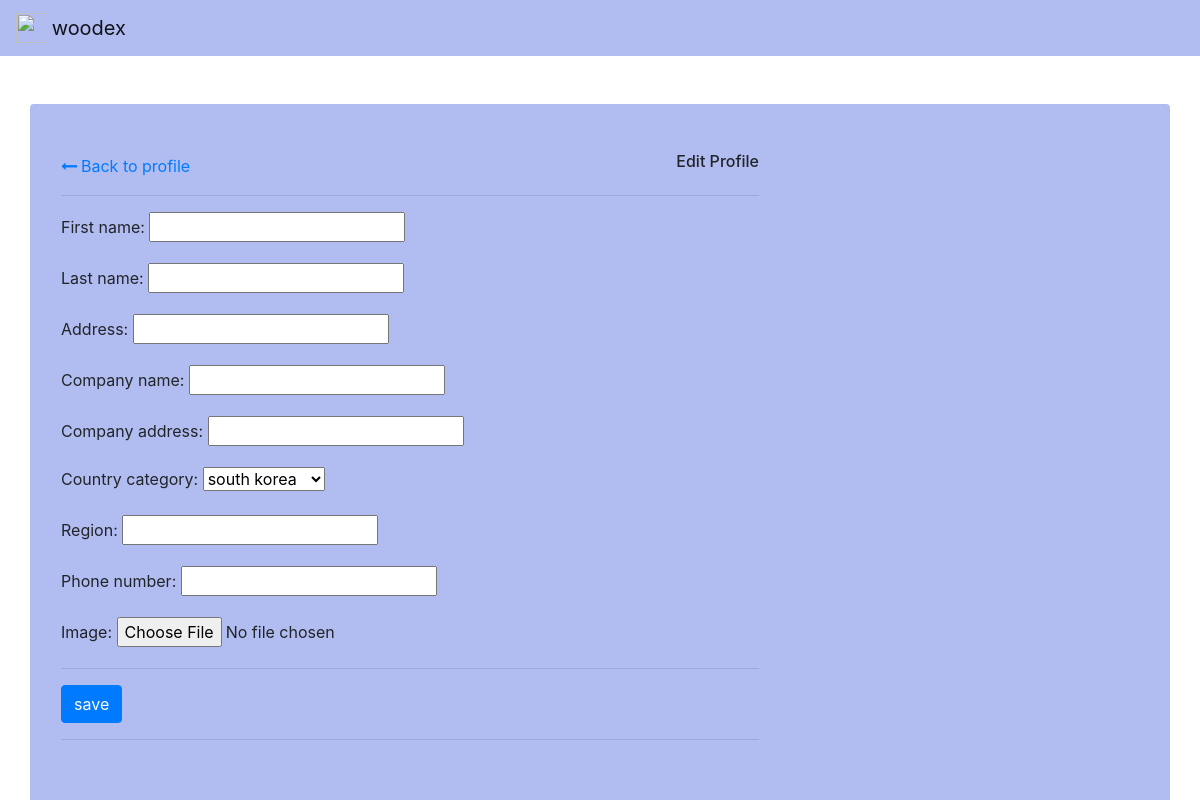
Before: /profile/update (signed in) with the older database file.
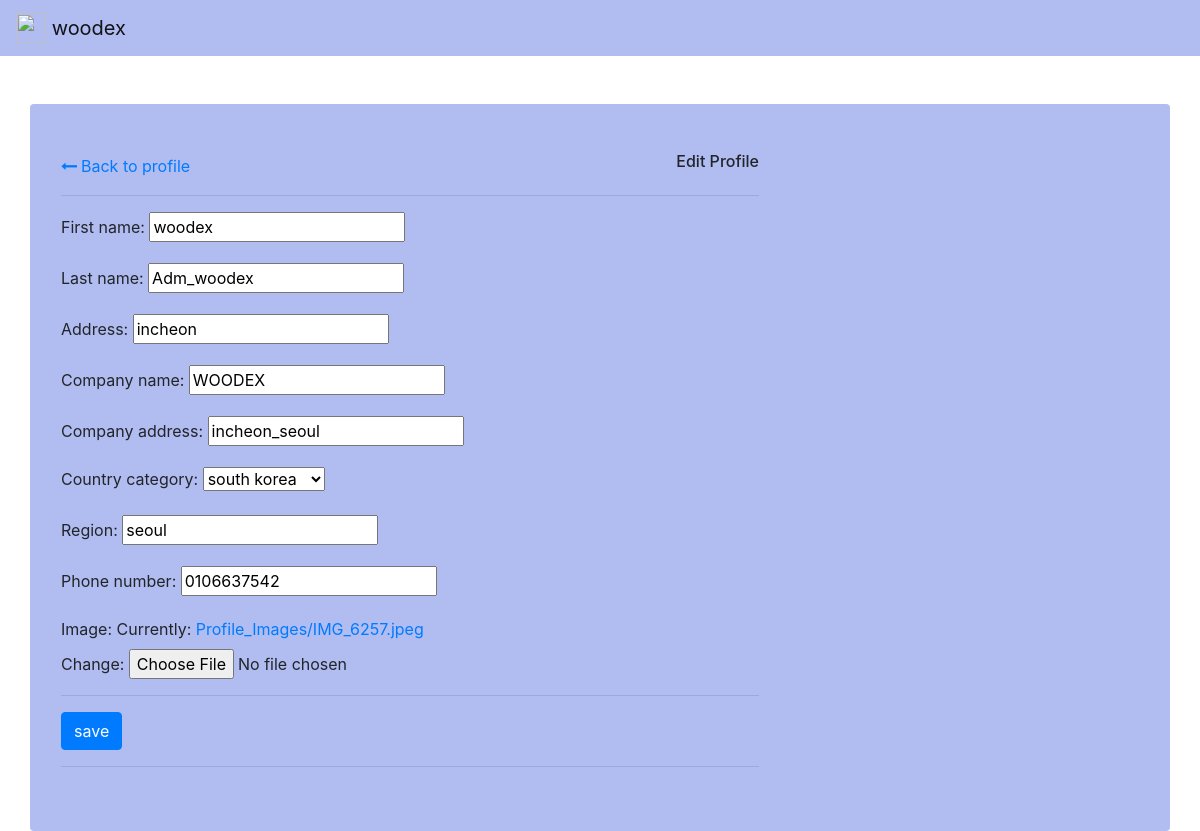
After: the same page with the newer database file.
### user/models.py (models this page shows, shortened)
class CustomerProfile(models.Model):
    user = models.OneToOneField(User, on_delete=models.CASCADE)
    first_name = models.CharField(max_length=50)
    last_name = models.CharField(max_length=50)
    address = models.CharField(max_length=200, null=True)
    company_name = models.CharField(max_length=100)
    company_address = models.CharField(max_length=200, null=True)
    country_category = models.CharField(max_length=20, choices=COUNTRY_CATEGORIES, default='south korea')
    region = models.CharField(max_length=100, null=True)
    phone_number = models.CharField(max_length=15)
    kakao_talk_login = models.CharField(max_length=50)
    image = models.ImageField(default="Profile_Images/1_0_0_20161219140623097.jpg",upload_to='Profile_Images', null=False)

### user/views.py (the view)
# urls.py: path('profile/update', user_view.profile_update, name='user_profile-update'),
@login_required
def profile_update(request):
    print(request.POST)
    if request.method == 'POST':
        user_form = UserUpdateForm(request.POST, instance=request.user)
        profile_form = ProfileUpdateForm(request.POST, request.FILES, instance=request.user.customerprofile)
        if user_form.is_valid() and profile_form.is_valid():
            user_form.save()
            profile_form.save()
            print("Forms are valid. Data saved.")
            return redirect('profile.html')
        else:
            print("Forms are invalid. Data not saved.")
    else:
        user_form = UserUpdateForm(request.POST, instance=request.user)
        profile_form = ProfileUpdateForm( instance=request.user.customerprofile)
    context = {
        'User_form' : user_form,
        'profile_form' : profile_form,
    }
    return render(request, 'user/profile_update.html',context)

### user/forms.py
class UserUpdateForm(forms.ModelForm):
    class Meta:
        model = User
        fields = ['username']

class ProfileUpdateForm(forms.ModelForm):
    class Meta:
        model = CustomerProfile
        fields = ['first_name', 'last_name','address','company_name','company_address','country_category','region','phone_number','image']

### templates/User/profile_update.html (shortened to what this page needs)
{% load static %}
{%load crispy_forms_tags%}
{%block content%}
<!doctype html>
<html lang="en">
  <head>
    <link rel="stylesheet" href="https://cdn.jsdelivr.net/npm/bootstrap@4.6.2/dist/css/bootstrap.min.css">
    <link href="https://maxcdn.bootstrapcdn.com/font-awesome/4.7.0/css/font-awesome.min.css" rel="stylesheet">
    <nav class="navbar navbar-light " style="background-color: #b1bcf0;">
        <a class="navbar-brand" href="{% url 'index' %}">
          <img src="https://woodex.co.kr/web/upload/category/editor/2019/08/27/b8359dfe469202dd93ca5eadcf0b2950.png" width="30" height="30" class="d-inline-block align-top" alt="">
          woodex
        </a>
      </nav>
  </head>
  <body>
    <div class="container rounded mt-5 " style="background-color: #b1bcf0;">
        <div class="row position-static">
            <div class="col-md-8">
                <div class="p-3 py-5">
                    <div class="d-flex justify-content-between align-items-center mb-3">
                        <div class="d-flex flex-row align-items-center back"><a href="{% url 'user_profile' %}"><i class="fa fa-long-arrow-left mr-1 mb-1"></i>Back to profile</a>
                        </div>
                        <h6 class="text-right">Edit Profile</h6>
                    </div>
                    <hr>
                    <form method = "POST" enctype="multipart/form-data">
                        {{ profile_form.as_p  }}
                        <hr>
                        <input class="btn btn-primary" type="submit" value="save">
                    </form>
                    <hr>
                </div>
            </div>
        </div>
    </div>
  </body>
</html>
{%endblock%}

Changed rows visible on the page:
changed CustomerProfile "south korea": first_name (not shown) → "woodex"; last_name (not shown) → "Adm_woodex"; address (not shown) → "incheon"; company_name (not shown) → "WOODEX"; company_address (not shown) → "incheon_seoul"; region (not shown) → "seoul"; phone_number (not shown) → "0106637542"
Other visible differences:
text no longer shown: "First name: Last name: Address: Company name: Company address: Country category: Region: Phone number: Image:"
text now shown: "First name: Last name: Address: Company name: Company address: Country category: Region: Phone number: Image: Currently: Profile_Images/IMG_6257.jpeg Change:"
